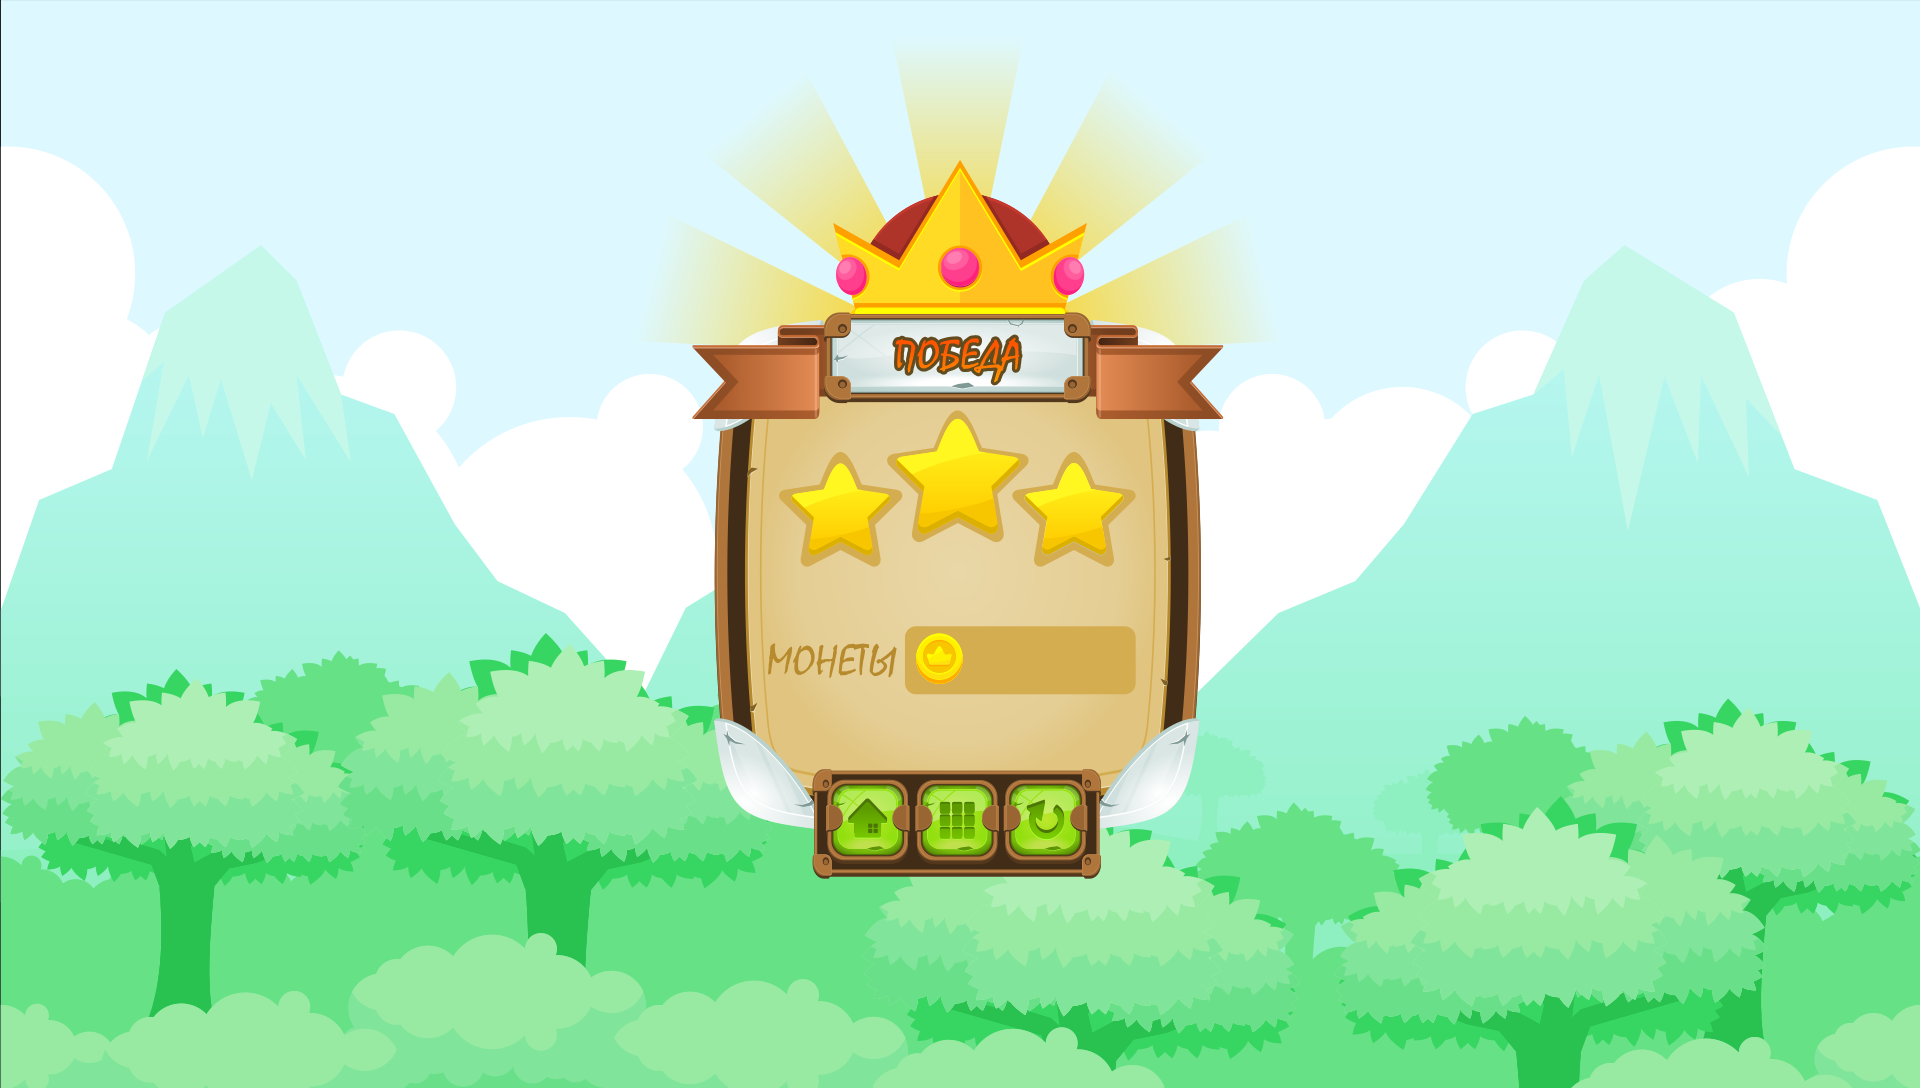

This game map was drawn from its Tiled (.tmx) file and the tilesets committed beside it. A one-line description and the trimmed map source follow:
An orthogonal 30x17 tile map with 64x64 px tiles, 1 tile layer (layer1) and 3 objects (restart, level, start).

<map version="1.4" tiledversion="1.4.2" orientation="orthogonal" renderorder="right-down" width="30" height="17" tilewidth="64" tileheight="64" infinite="0" nextlayerid="3" nextobjectid="5">
 <tileset firstgid="1" source="victory.tsx" />
 <layer id="1" name="layer1" width="30" height="17">
  <data>[510 cells, 510 non-empty, 510 distinct tile ids]</data>
 </layer>
 <objectgroup id="2" name="button">
  <object id="2" name="restart" x="1010.7" y="784.206" width="71" height="70" />
  <object id="3" name="level" x="921.696" y="784.206" width="71" height="70" />
  <object id="4" name="start" x="832.696" y="784.206" width="71" height="70" />
 </objectgroup>
</map>
